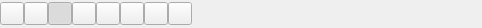
<?xml version="1.0" encoding="UTF-8"?>
<ui version="4.0">
 <class>ImageViewer::Internal::ImageViewerToolbar</class>
 <widget class="QWidget" name="ImageViewer::Internal::ImageViewerToolbar">
  <property name="geometry">
   <rect>
    <x>0</x>
    <y>0</y>
    <width>482</width>
    <height>28</height>
   </rect>
  </property>
  <layout class="QHBoxLayout" name="horizontalLayout">
   <property name="spacing">
    <number>0</number>
   </property>
   <property name="margin">
    <number>0</number>
   </property>
   <item>
    <widget class="Core::CommandButton" name="toolButtonExportImage">
     <property name="toolTipBase">
      <string>Export as Image</string>
     </property>
    </widget>
   </item>
   <item>
    <widget class="Core::CommandButton" name="toolButtonBackground">
     <property name="toolTipBase">
      <string>Show Background</string>
     </property>
     <property name="icon">
      <iconset resource="imageviewer.qrc">
       <normaloff>:/imageviewer/images/background.png</normaloff>:/imageviewer/images/background.png</iconset>
     </property>
     <property name="checkable">
      <bool>true</bool>
     </property>
     <property name="checked">
      <bool>false</bool>
     </property>
    </widget>
   </item>
   <item>
    <widget class="Core::CommandButton" name="toolButtonOutline">
     <property name="toolTipBase">
      <string>Show Outline</string>
     </property>
     <property name="checkable">
      <bool>true</bool>
     </property>
     <property name="checked">
      <bool>true</bool>
     </property>
    </widget>
   </item>
   <item>
    <widget class="Core::CommandButton" name="toolButtonFitToScreen">
     <property name="toolTipBase">
      <string>Fit to Screen</string>
     </property>
     <property name="checkable">
      <bool>false</bool>
     </property>
    </widget>
   </item>
   <item>
    <widget class="Core::CommandButton" name="toolButtonOriginalSize">
     <property name="toolTipBase">
      <string>Original Size</string>
     </property>
     <property name="icon">
      <iconset resource="imageviewer.qrc">
       <normaloff>:/imageviewer/images/originalsize.png</normaloff>:/imageviewer/images/originalsize.png</iconset>
     </property>
    </widget>
   </item>
   <item>
    <widget class="Core::CommandButton" name="toolButtonZoomIn">
     <property name="toolTipBase">
      <string>Zoom In</string>
     </property>
     <property name="autoRepeat">
      <bool>true</bool>
     </property>
    </widget>
   </item>
   <item>
    <widget class="Core::CommandButton" name="toolButtonZoomOut">
     <property name="toolTipBase">
      <string>Zoom Out</string>
     </property>
     <property name="autoRepeat">
      <bool>true</bool>
     </property>
    </widget>
   </item>
   <item>
    <widget class="Core::CommandButton" name="toolButtonPlayPause">
    </widget>
   </item>
   <item>
    <widget class="Utils::StyledSeparator" name="widgetToolbarSeparator" native="true"/>
   </item>
   <item>
    <spacer name="horizontalSpacer">
     <property name="orientation">
      <enum>Qt::Horizontal</enum>
     </property>
     <property name="sizeHint" stdset="0">
      <size>
       <width>315</width>
       <height>20</height>
      </size>
     </property>
    </spacer>
   </item>
   <item>
    <widget class="Utils::StyledSeparator" name="widgetSizeSeparator" native="true"/>
   </item>
   <item>
    <widget class="QLabel" name="labelImageSize"/>
   </item>
   <item>
    <widget class="Utils::StyledSeparator" name="widgetInfoSeparator" native="true"/>
   </item>
   <item>
    <widget class="QLabel" name="labelInfo"/>
   </item>
  </layout>
 </widget>
 <customwidgets>
  <customwidget>
   <class>Utils::StyledSeparator</class>
   <extends>QWidget</extends>
   <header>utils/styledbar.h</header>
   <container>1</container>
  </customwidget>
  <customwidget>
   <class>Core::CommandButton</class>
   <extends>QToolButton</extends>
   <header>coreplugin/actionmanager/commandbutton.h</header>
  </customwidget>
 </customwidgets>
 <resources>
  <include location="imageviewer.qrc"/>
 </resources>
 <connections/>
</ui>
